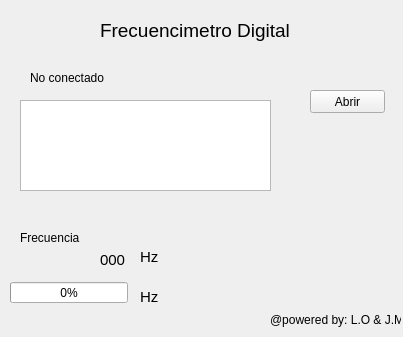
<?xml version="1.0" encoding="UTF-8"?>
<ui version="4.0">
 <class>Widget</class>
 <widget class="QWidget" name="Widget">
  <property name="geometry">
   <rect>
    <x>0</x>
    <y>0</y>
    <width>403</width>
    <height>337</height>
   </rect>
  </property>
  <property name="windowTitle">
   <string>Widget</string>
  </property>
  <widget class="QPushButton" name="pushButton">
   <property name="geometry">
    <rect>
     <x>310</x>
     <y>90</y>
     <width>75</width>
     <height>23</height>
    </rect>
   </property>
   <property name="text">
    <string>Abrir</string>
   </property>
  </widget>
  <widget class="QLabel" name="conect">
   <property name="geometry">
    <rect>
     <x>30</x>
     <y>70</y>
     <width>81</width>
     <height>16</height>
    </rect>
   </property>
   <property name="text">
    <string>No conectado</string>
   </property>
  </widget>
  <widget class="QPlainTextEdit" name="datoss">
   <property name="geometry">
    <rect>
     <x>20</x>
     <y>100</y>
     <width>251</width>
     <height>91</height>
    </rect>
   </property>
  </widget>
  <widget class="QProgressBar" name="Progres">
   <property name="geometry">
    <rect>
     <x>10</x>
     <y>282</y>
     <width>118</width>
     <height>21</height>
    </rect>
   </property>
   <property name="value">
    <number>0</number>
   </property>
  </widget>
  <widget class="QLabel" name="Title">
   <property name="geometry">
    <rect>
     <x>100</x>
     <y>0</y>
     <width>201</width>
     <height>61</height>
    </rect>
   </property>
   <property name="font">
    <font>
     <pointsize>14</pointsize>
    </font>
   </property>
   <property name="text">
    <string>Frecuencimetro Digital</string>
   </property>
  </widget>
  <widget class="QLabel" name="sign">
   <property name="geometry">
    <rect>
     <x>270</x>
     <y>310</y>
     <width>131</width>
     <height>20</height>
    </rect>
   </property>
   <property name="text">
    <string>@powered by: L.O &amp; J.M</string>
   </property>
  </widget>
  <widget class="QLabel" name="tag">
   <property name="geometry">
    <rect>
     <x>20</x>
     <y>230</y>
     <width>71</width>
     <height>16</height>
    </rect>
   </property>
   <property name="text">
    <string>Frecuencia </string>
   </property>
  </widget>
  <widget class="QLabel" name="sufPS1">
   <property name="geometry">
    <rect>
     <x>140</x>
     <y>290</y>
     <width>47</width>
     <height>13</height>
    </rect>
   </property>
   <property name="font">
    <font>
     <pointsize>11</pointsize>
    </font>
   </property>
   <property name="text">
    <string>Hz</string>
   </property>
  </widget>
  <widget class="QLabel" name="sufF1">
   <property name="geometry">
    <rect>
     <x>140</x>
     <y>250</y>
     <width>47</width>
     <height>13</height>
    </rect>
   </property>
   <property name="font">
    <font>
     <pointsize>11</pointsize>
    </font>
   </property>
   <property name="text">
    <string>Hz</string>
   </property>
  </widget>
  <widget class="QLabel" name="label">
   <property name="geometry">
    <rect>
     <x>100</x>
     <y>250</y>
     <width>31</width>
     <height>20</height>
    </rect>
   </property>
   <property name="font">
    <font>
     <pointsize>11</pointsize>
    </font>
   </property>
   <property name="text">
    <string>000</string>
   </property>
  </widget>
 </widget>
 <layoutdefault spacing="6" margin="11"/>
 <resources/>
 <connections/>
</ui>
